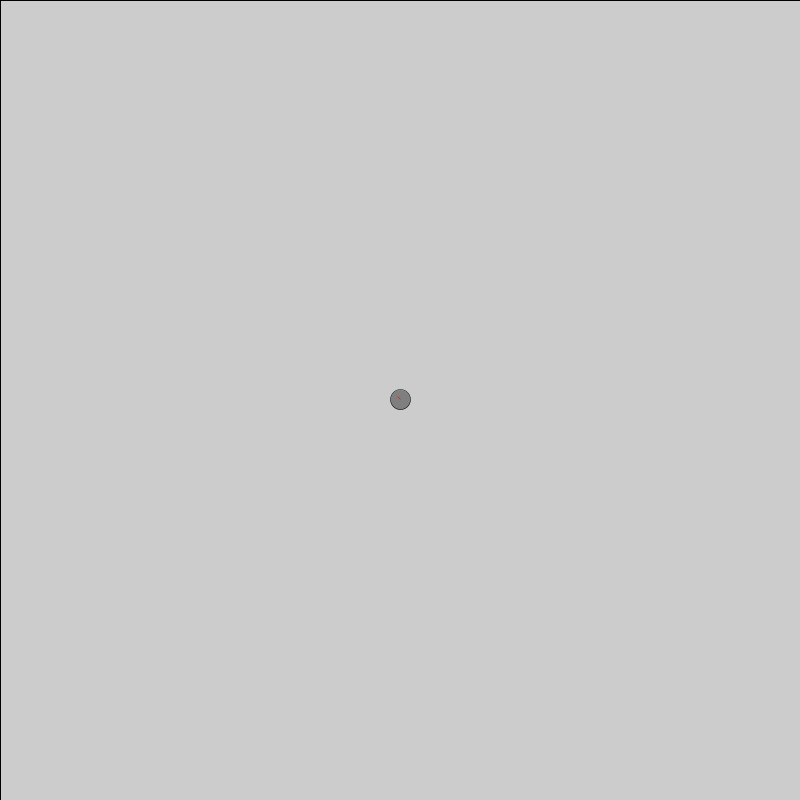
Frame 1 (no input)
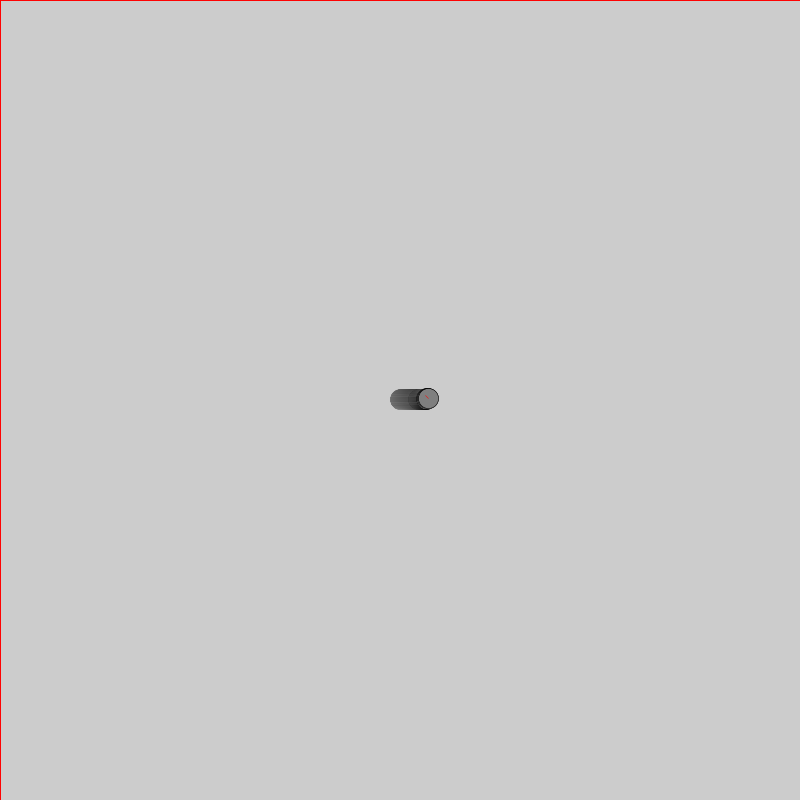
Frame 60 (the mouse pressed at the canvas centre just before this capture)
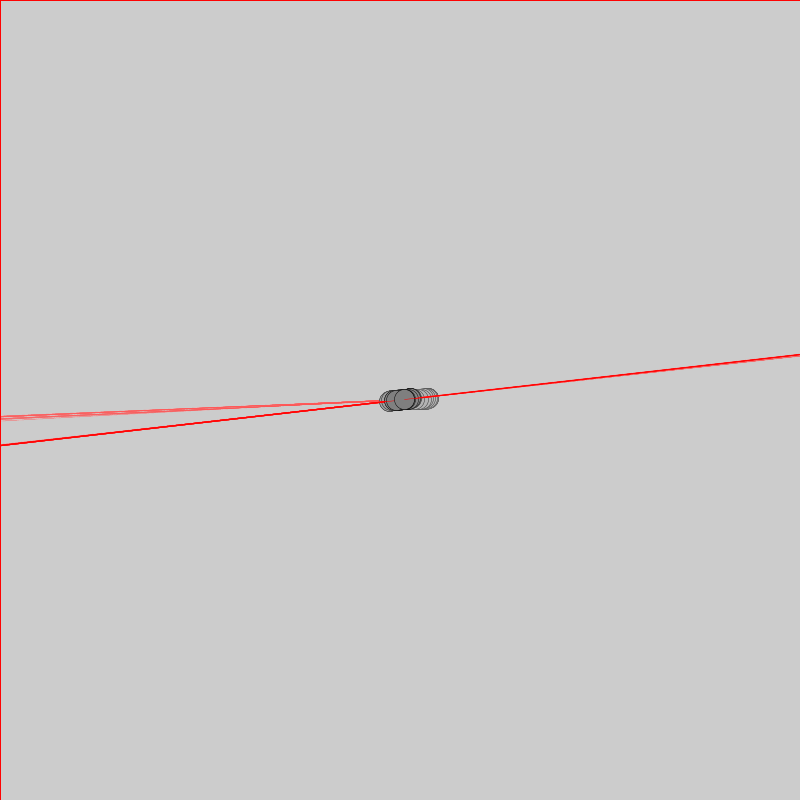
Frame 120 (the mouse held since frame 60 and released just before this capture)

The Processing sketch that drew these frames (run headless with seeded random() and noise(); from frame 60 on, the mouse is pressed at the canvas centre):

// Processing sketch: NOC_1_8_motion101_acceleration
// ── NOC_1_8_motion101_acceleration.pde
// The Nature of Code
// Daniel Shiffman
// http://natureofcode.com

Mover mover;

void setup() {
  size(800,800);
  mover = new Mover(); 
}

void draw() {
 // background(255);
  fill(255,2);
  rect(0,0,width,height);
  
  mover.update();
  mover.checkEdges();
  mover.display(); 
}  
  


// ── Mover.pde
// The Nature of Code
// Daniel Shiffman
// http://natureofcode.com

class Mover {

  PVector location;
  PVector velocity;
  PVector acceleration;
  PVector vdisp;
  float G = 10;
  float mass = 30;
  
  
  

  Mover() {
    location = new PVector(width/2, height/2);
    velocity = new PVector(0.5, 0);
    acceleration = new PVector();
    vdisp = new PVector();
  }

  void update() {
    PVector delta;
    delta = new PVector(mouseX, mouseY);
    delta.sub(location);
    float r = delta.mag();
    float f = G*mass/(r*r);
    delta.normalize();
    delta.mult(f);

    acceleration = delta;
    velocity.add(delta); //<>//
    velocity.limit(8);
    location.add(velocity);
    
  }
  int c = 0;
  void display() {
    stroke(0);
    strokeWeight(0.5);

    fill(127);
    ellipse(location.x, location.y, 20, 20);
    // draw velocity vector
    vdisp = velocity.get();
    vdisp.mult(10.0);
    vdisp.add(location);
    //  line(location.x, location.y, vdisp.x, vdisp.y);
    //draw acceleration vector
    stroke(255, 0, 0);
    vdisp = acceleration.get();
    vdisp.mult(5000.0);
    vdisp.add(location);
    line(location.x, location.y, vdisp.x, vdisp.y);
  }

  void checkEdges() {

    if (location.x > width) {
      location.x = 0;
    } 
    else if (location.x < 0) {
      location.x = width;
    }

    if (location.y > height) {
      location.y = 0;
    } 
    else if (location.y < 0) {
      location.y = height;
    }
  }
}
